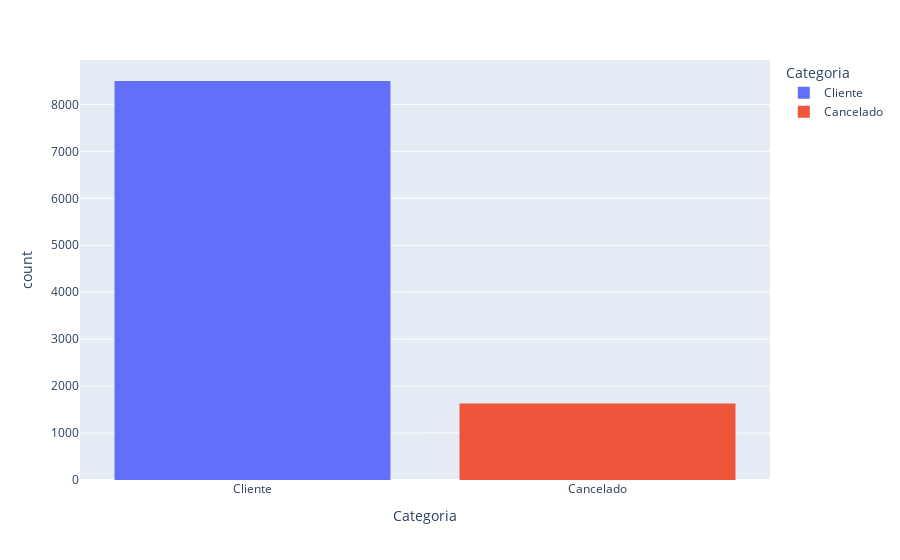
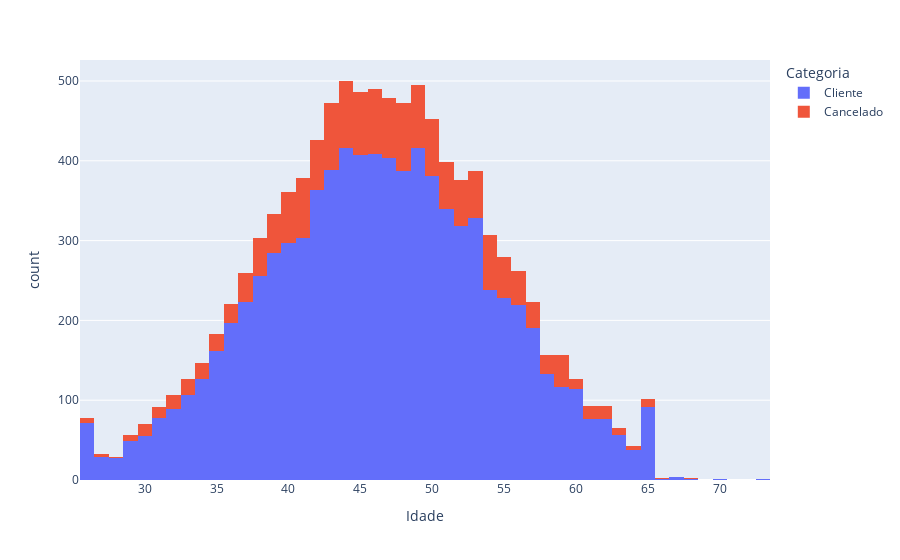
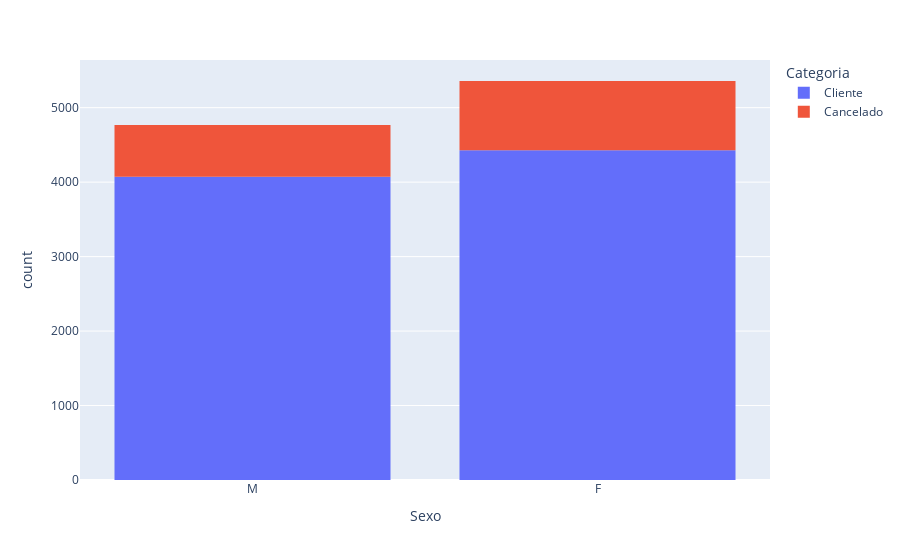
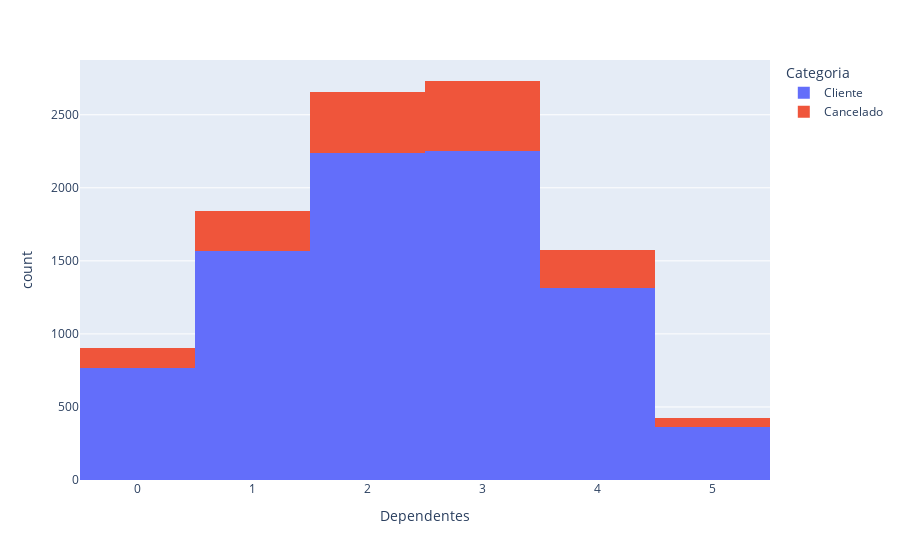

Source (notebook cell) for these figures, in order:
### Markdown cell above
### Gráficos dos dados

Para gerar os gráficos que me ajudarão na análise do perfil dos clientes, ulizarei a biblioteca *plotly*, além do pacote *nbformat* (necessário para gerar esses gráficos corretamente).

Os gráficos serão gerados a partir de todas as colunas da base de dados, dividindo-os a partir da 'Categoria', que pode ser 'Cliente' ou 'Cancelado'.

### Code cell
import plotly.express as px

def create_graph(column, dataframe):
    fig = px.histogram(dataframe, x=column, color='Categoria')
    fig.show()

for column in df:
    create_graph(column, df)

### Figure 1 — Plotly figure (JSON) as saved in the notebook; plotly's stock layout.template omitted (floating-point values rounded to 4 significant figures; data arrays with more than 128 entries replaced by an {"elided": "..."} marker saying what was removed)
{"data": [{"alignmentgroup": "True", "bingroup": "x", "hovertemplate": "Categoria=%{x}<br>count=%{y}<extra></extra>", "legendgroup": "Cliente", "marker": {"color": "#636efa"}, "name": "Cliente", "offsetgroup": "Cliente", "orientation": "v", "showlegend": true, "type": "histogram", "x": {"elided": "8499 str values"}, "xaxis": "x", "yaxis": "y"}, {"alignmentgroup": "True", "bingroup": "x", "hovertemplate": "Categoria=%{x}<br>count=%{y}<extra></extra>", "legendgroup": "Cancelado", "marker": {"color": "#EF553B"}, "name": "Cancelado", "offsetgroup": "Cancelado", "orientation": "v", "showlegend": true, "type": "histogram", "x": {"elided": "1627 str values"}, "xaxis": "x", "yaxis": "y"}], "layout": {"barmode": "relative", "legend": {"title": {"text": "Categoria"}, "tracegroupgap": 0}, "margin": {"t": 60}, "xaxis": {"anchor": "y", "categoryarray": ["Cliente", "Cancelado"], "categoryorder": "array", "domain": [0, 1], "title": {"text": "Categoria"}}, "yaxis": {"anchor": "x", "domain": [0, 1], "title": {"text": "count"}}}}

### Figure 2 — Plotly figure (JSON) as saved in the notebook; plotly's stock layout.template omitted (floating-point values rounded to 4 significant figures; data arrays with more than 128 entries replaced by an {"elided": "..."} marker saying what was removed)
{"data": [{"alignmentgroup": "True", "bingroup": "x", "hovertemplate": "Categoria=Cliente<br>Idade=%{x}<br>count=%{y}<extra></extra>", "legendgroup": "Cliente", "marker": {"color": "#636efa"}, "name": "Cliente", "offsetgroup": "Cliente", "orientation": "v", "showlegend": true, "type": "histogram", "x": {"elided": "8499 int values"}, "xaxis": "x", "yaxis": "y"}, {"alignmentgroup": "True", "bingroup": "x", "hovertemplate": "Categoria=Cancelado<br>Idade=%{x}<br>count=%{y}<extra></extra>", "legendgroup": "Cancelado", "marker": {"color": "#EF553B"}, "name": "Cancelado", "offsetgroup": "Cancelado", "orientation": "v", "showlegend": true, "type": "histogram", "x": {"elided": "1627 int values"}, "xaxis": "x", "yaxis": "y"}], "layout": {"barmode": "relative", "legend": {"title": {"text": "Categoria"}, "tracegroupgap": 0}, "margin": {"t": 60}, "xaxis": {"anchor": "y", "domain": [0, 1], "title": {"text": "Idade"}}, "yaxis": {"anchor": "x", "domain": [0, 1], "title": {"text": "count"}}}}

### Figure 3 — Plotly figure (JSON) as saved in the notebook; plotly's stock layout.template omitted (floating-point values rounded to 4 significant figures; data arrays with more than 128 entries replaced by an {"elided": "..."} marker saying what was removed)
{"data": [{"alignmentgroup": "True", "bingroup": "x", "hovertemplate": "Categoria=Cliente<br>Sexo=%{x}<br>count=%{y}<extra></extra>", "legendgroup": "Cliente", "marker": {"color": "#636efa"}, "name": "Cliente", "offsetgroup": "Cliente", "orientation": "v", "showlegend": true, "type": "histogram", "x": {"elided": "8499 str values"}, "xaxis": "x", "yaxis": "y"}, {"alignmentgroup": "True", "bingroup": "x", "hovertemplate": "Categoria=Cancelado<br>Sexo=%{x}<br>count=%{y}<extra></extra>", "legendgroup": "Cancelado", "marker": {"color": "#EF553B"}, "name": "Cancelado", "offsetgroup": "Cancelado", "orientation": "v", "showlegend": true, "type": "histogram", "x": {"elided": "1627 str values"}, "xaxis": "x", "yaxis": "y"}], "layout": {"barmode": "relative", "legend": {"title": {"text": "Categoria"}, "tracegroupgap": 0}, "margin": {"t": 60}, "xaxis": {"anchor": "y", "domain": [0, 1], "title": {"text": "Sexo"}}, "yaxis": {"anchor": "x", "domain": [0, 1], "title": {"text": "count"}}}}

### Figure 4 — Plotly figure (JSON) as saved in the notebook; plotly's stock layout.template omitted (floating-point values rounded to 4 significant figures; data arrays with more than 128 entries replaced by an {"elided": "..."} marker saying what was removed)
{"data": [{"alignmentgroup": "True", "bingroup": "x", "hovertemplate": "Categoria=Cliente<br>Dependentes=%{x}<br>count=%{y}<extra></extra>", "legendgroup": "Cliente", "marker": {"color": "#636efa"}, "name": "Cliente", "offsetgroup": "Cliente", "orientation": "v", "showlegend": true, "type": "histogram", "x": {"elided": "8499 int values"}, "xaxis": "x", "yaxis": "y"}, {"alignmentgroup": "True", "bingroup": "x", "hovertemplate": "Categoria=Cancelado<br>Dependentes=%{x}<br>count=%{y}<extra></extra>", "legendgroup": "Cancelado", "marker": {"color": "#EF553B"}, "name": "Cancelado", "offsetgroup": "Cancelado", "orientation": "v", "showlegend": true, "type": "histogram", "x": {"elided": "1627 int values"}, "xaxis": "x", "yaxis": "y"}], "layout": {"barmode": "relative", "legend": {"title": {"text": "Categoria"}, "tracegroupgap": 0}, "margin": {"t": 60}, "xaxis": {"anchor": "y", "domain": [0, 1], "title": {"text": "Dependentes"}}, "yaxis": {"anchor": "x", "domain": [0, 1], "title": {"text": "count"}}}}
